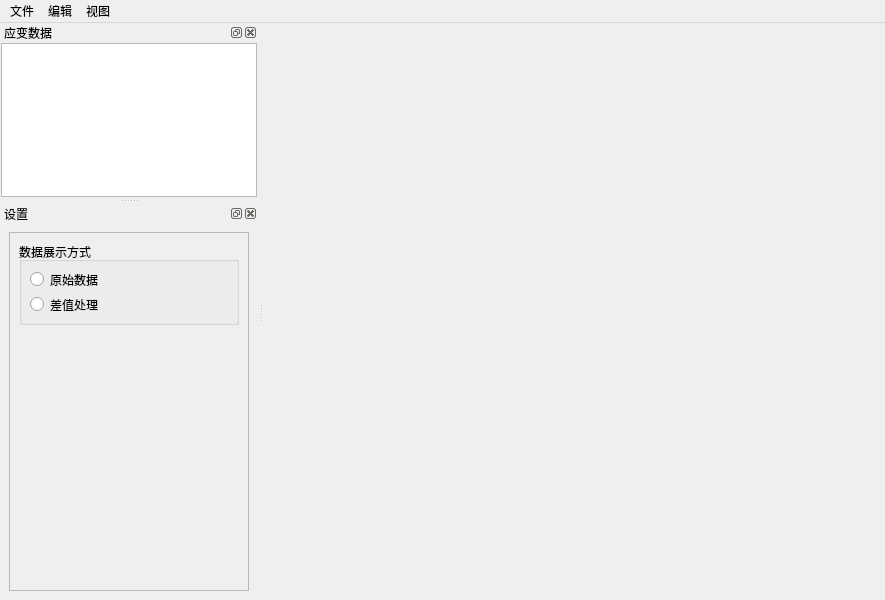
<?xml version="1.0" encoding="UTF-8"?>
<ui version="4.0">
 <class>MainWindow</class>
 <widget class="QMainWindow" name="MainWindow">
  <property name="geometry">
   <rect>
    <x>0</x>
    <y>0</y>
    <width>885</width>
    <height>600</height>
   </rect>
  </property>
  <property name="windowTitle">
   <string>分布式光纤监测沉降预测系统</string>
  </property>
  <widget class="QWidget" name="centralwidget"/>
  <widget class="QMenuBar" name="menubar">
   <property name="geometry">
    <rect>
     <x>0</x>
     <y>0</y>
     <width>885</width>
     <height>23</height>
    </rect>
   </property>
   <widget class="QMenu" name="menu">
    <property name="title">
     <string>文件</string>
    </property>
    <widget class="QMenu" name="menu_3">
     <property name="title">
      <string>导入数据</string>
     </property>
     <addaction name="action_datafromExcel"/>
    </widget>
    <widget class="QMenu" name="menu_5">
     <property name="title">
      <string>导出数据</string>
     </property>
     <addaction name="action_outputStrainData"/>
     <addaction name="action_outputKnotheData"/>
     <addaction name="action_outputGrayModelData"/>
    </widget>
    <addaction name="action"/>
    <addaction name="menu_3"/>
    <addaction name="menu_5"/>
    <addaction name="separator"/>
    <addaction name="action_exit"/>
   </widget>
   <widget class="QMenu" name="menu_2">
    <property name="title">
     <string>编辑</string>
    </property>
    <addaction name="separator"/>
    <addaction name="action_copy"/>
    <addaction name="action_shear"/>
    <addaction name="action_paste"/>
    <addaction name="separator"/>
    <addaction name="action_addRow"/>
    <addaction name="action_addCol"/>
    <addaction name="separator"/>
    <addaction name="action_selecteAll"/>
    <addaction name="action_delete"/>
   </widget>
   <widget class="QMenu" name="menu_4">
    <property name="title">
     <string>视图</string>
    </property>
    <addaction name="action_17"/>
    <addaction name="action_18"/>
    <addaction name="action_19"/>
    <addaction name="separator"/>
    <addaction name="action_20"/>
   </widget>
   <addaction name="menu"/>
   <addaction name="menu_2"/>
   <addaction name="menu_4"/>
  </widget>
  <widget class="QDockWidget" name="dockWidget">
   <property name="minimumSize">
    <size>
     <width>80</width>
     <height>95</height>
    </size>
   </property>
   <property name="windowTitle">
    <string>应变数据</string>
   </property>
   <attribute name="dockWidgetArea">
    <number>1</number>
   </attribute>
   <widget class="QWidget" name="dockWidgetContents">
    <layout class="QGridLayout" name="gridLayout">
     <property name="leftMargin">
      <number>1</number>
     </property>
     <property name="topMargin">
      <number>1</number>
     </property>
     <property name="rightMargin">
      <number>1</number>
     </property>
     <property name="bottomMargin">
      <number>1</number>
     </property>
     <item row="0" column="0">
      <widget class="ExtendedTableWidget" name="tableWidget"/>
     </item>
    </layout>
   </widget>
  </widget>
  <widget class="QDockWidget" name="dockWidget_4">
   <property name="maximumSize">
    <size>
     <width>1000</width>
     <height>524287</height>
    </size>
   </property>
   <property name="windowTitle">
    <string>设置</string>
   </property>
   <attribute name="dockWidgetArea">
    <number>1</number>
   </attribute>
   <widget class="QWidget" name="dockWidgetContents_4">
    <layout class="QGridLayout" name="gridLayout_2">
     <item row="0" column="0">
      <widget class="QFrame" name="frame">
       <property name="styleSheet">
        <string notr="true">border-color: qlineargradient(spread:pad, x1:0, y1:0, x2:1, y2:0, stop:0 rgba(0, 0, 0, 255), stop:1 rgba(255, 255, 255, 255));</string>
       </property>
       <property name="frameShape">
        <enum>QFrame::StyledPanel</enum>
       </property>
       <property name="frameShadow">
        <enum>QFrame::Raised</enum>
       </property>
       <layout class="QVBoxLayout" name="verticalLayout_2">
        <item>
         <widget class="QGroupBox" name="groupBox">
          <property name="title">
           <string>数据展示方式</string>
          </property>
          <layout class="QGridLayout" name="gridLayout_3">
           <property name="leftMargin">
            <number>3</number>
           </property>
           <property name="topMargin">
            <number>3</number>
           </property>
           <property name="rightMargin">
            <number>3</number>
           </property>
           <property name="bottomMargin">
            <number>3</number>
           </property>
           <item row="0" column="0">
            <layout class="QVBoxLayout" name="verticalLayout">
             <property name="leftMargin">
              <number>5</number>
             </property>
             <property name="topMargin">
              <number>5</number>
             </property>
             <property name="rightMargin">
              <number>5</number>
             </property>
             <property name="bottomMargin">
              <number>5</number>
             </property>
             <item>
              <widget class="QRadioButton" name="radioButtonOriData">
               <property name="text">
                <string>原始数据</string>
               </property>
              </widget>
             </item>
             <item>
              <widget class="QRadioButton" name="radioButton_ProcessData">
               <property name="text">
                <string>差值处理</string>
               </property>
              </widget>
             </item>
            </layout>
           </item>
          </layout>
         </widget>
        </item>
        <item>
         <spacer name="verticalSpacer">
          <property name="orientation">
           <enum>Qt::Vertical</enum>
          </property>
          <property name="sizeHint" stdset="0">
           <size>
            <width>20</width>
            <height>343</height>
           </size>
          </property>
         </spacer>
        </item>
       </layout>
      </widget>
     </item>
    </layout>
   </widget>
  </widget>
  <action name="action">
   <property name="text">
    <string>新建表格</string>
   </property>
  </action>
  <action name="action_exit">
   <property name="text">
    <string>退出</string>
   </property>
  </action>
  <action name="action_6">
   <property name="text">
    <string>撤销</string>
   </property>
  </action>
  <action name="action_7">
   <property name="text">
    <string>重做</string>
   </property>
  </action>
  <action name="action_copy">
   <property name="text">
    <string>复制</string>
   </property>
  </action>
  <action name="action_paste">
   <property name="text">
    <string>粘贴</string>
   </property>
  </action>
  <action name="action_shear">
   <property name="text">
    <string>剪切</string>
   </property>
  </action>
  <action name="action_selecteAll">
   <property name="text">
    <string>全选</string>
   </property>
  </action>
  <action name="action_delete">
   <property name="text">
    <string>删除</string>
   </property>
  </action>
  <action name="action_datafromExcel">
   <property name="text">
    <string>从Excel文件</string>
   </property>
  </action>
  <action name="action_16">
   <property name="text">
    <string/>
   </property>
  </action>
  <action name="action_17">
   <property name="checkable">
    <bool>true</bool>
   </property>
   <property name="text">
    <string>应变数据</string>
   </property>
  </action>
  <action name="action_18">
   <property name="checkable">
    <bool>true</bool>
   </property>
   <property name="text">
    <string>应变绘图</string>
   </property>
  </action>
  <action name="action_19">
   <property name="checkable">
    <bool>true</bool>
   </property>
   <property name="text">
    <string>沉降预测</string>
   </property>
  </action>
  <action name="action_20">
   <property name="text">
    <string>重置</string>
   </property>
  </action>
  <action name="action_outputStrainData">
   <property name="text">
    <string>应变数据</string>
   </property>
  </action>
  <action name="action_outputKnotheData">
   <property name="text">
    <string>Knothe时间函数预测数据</string>
   </property>
  </action>
  <action name="action_outputGrayModelData">
   <property name="text">
    <string>灰色理论预测数据</string>
   </property>
  </action>
  <action name="action_addRow">
   <property name="text">
    <string>添加行</string>
   </property>
  </action>
  <action name="action_addCol">
   <property name="text">
    <string>添加列</string>
   </property>
  </action>
 </widget>
 <customwidgets>
  <customwidget>
   <class>ExtendedTableWidget</class>
   <extends>QTableWidget</extends>
   <header location="global">PyLogicFile.ExtendedTableWidget</header>
  </customwidget>
 </customwidgets>
 <resources/>
 <connections/>
</ui>
